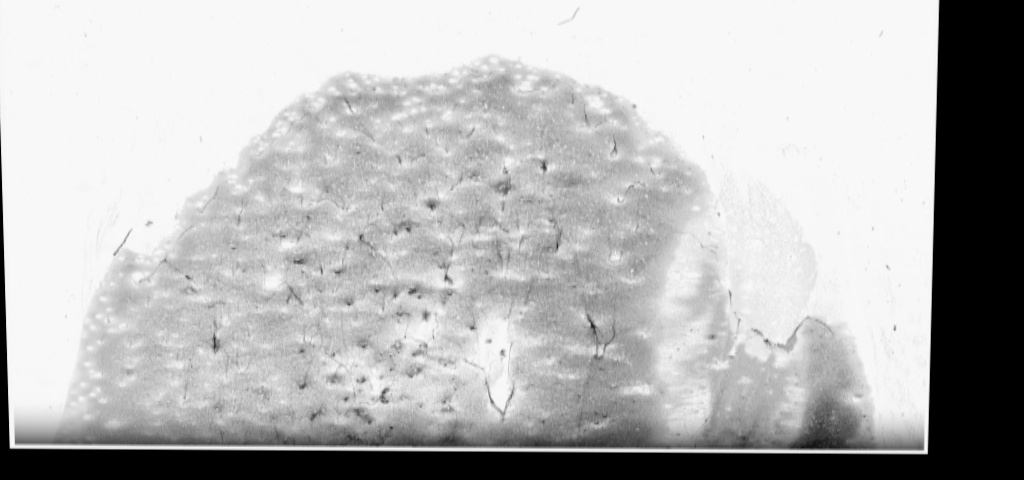
#> input picture moved.jpg, 1024 x 480 px; its folder holds only this picture in this run
$ python -i foreground.py   (imports and definitions only)
#> lines starting #> are read from the running program, lines starting #| are printed output that depends on the picture; after the words box and inside, x2 and y2 are one past the last pixel; in counts of white or black regions, pixels touching at a corner belong together
#> further down, picture is the input picture: shape (480, 1024); min 0, max 254, mean 183.3
import cv2
import numpy as np
import os,sys
from matplotlib import pyplot as plt

# Generate random 5 points on stained images - in segementation area
def process(img_gray):
    # img_gray = cv2.cvtColor(img, cv2.COLOR_BGR2GRAY)
    # img_canny = cv2.Canny(img_gray, 12, 54)
    img_canny = cv2.Canny(img_gray, 50, 150)
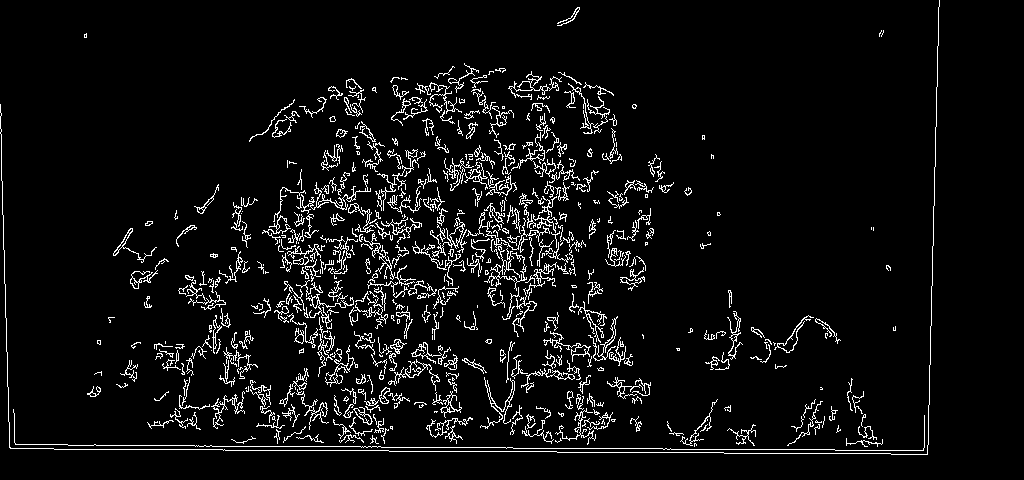
#> img_canny: shape (480, 1024); 5.7% white in thin lines or dots, all inside (x1, y1, x2, y2) = (0, 0, 940, 455)
    kernel = np.ones((3, 3))
    img_dilate = cv2.dilate(img_canny, kernel, iterations=10)
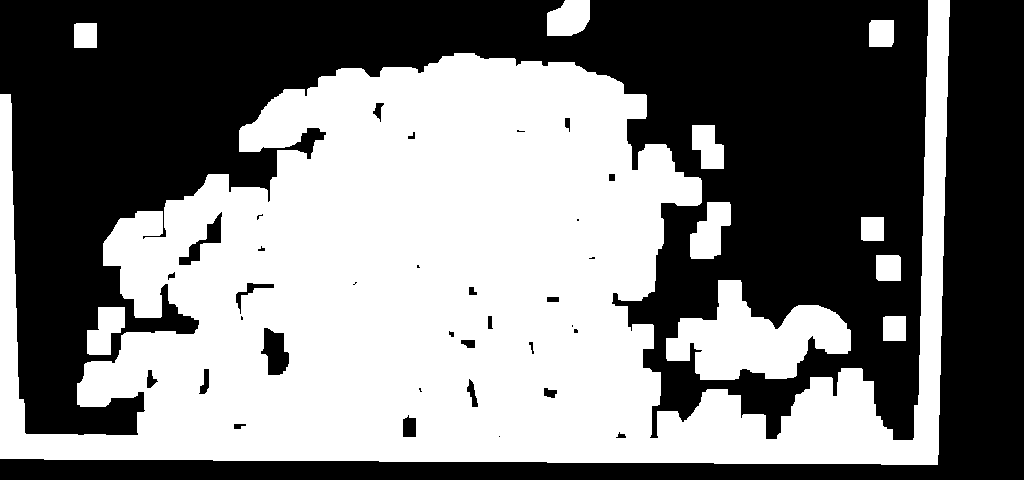
#> img_dilate: shape (480, 1024); 48.8% white; 11 white regions, largest, box (x1, y1, x2, y2) and area: (0, 0, 950, 465) 221430, (666, 280, 851, 380) 10135, (690, 202, 731, 259) 1566
    img_erode = cv2.erode(img_dilate, kernel, iterations=8)
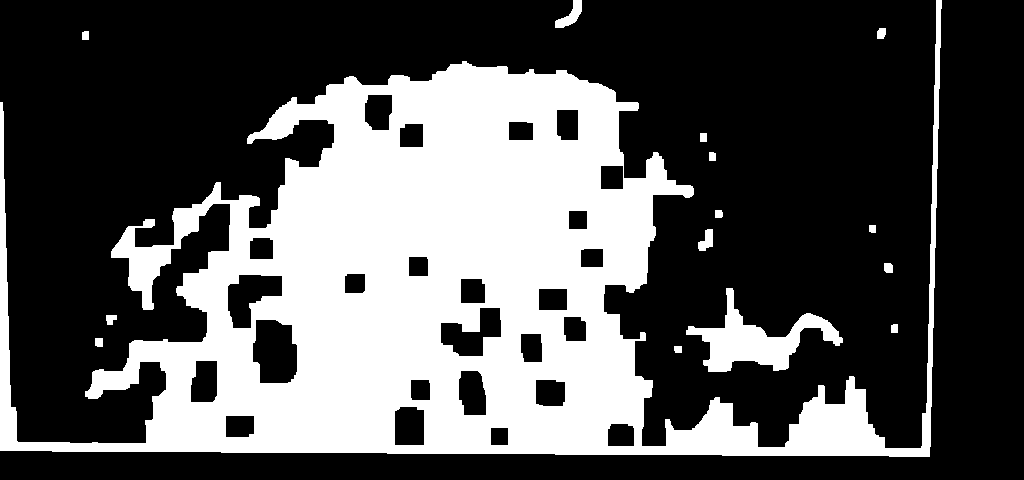
#> img_erode: shape (480, 1024); 33.5% white; 15 white regions, largest, box (x1, y1, x2, y2) and area: (0, 0, 942, 457) 158776, (686, 288, 843, 372) 4541, (555, 0, 582, 28) 346
    return img_erode

path = r'C:\Users\Armand Ovanessians\Microscope\ORB\Data\data_s_us\s'
# [1 line not run here, left out]

i = 0
j = 0
# [41 lines not run here, left out]

>>> import cv2
>>> picture = cv2.imread('moved.jpg', cv2.IMREAD_GRAYSCALE)
>>> result = process(picture)
